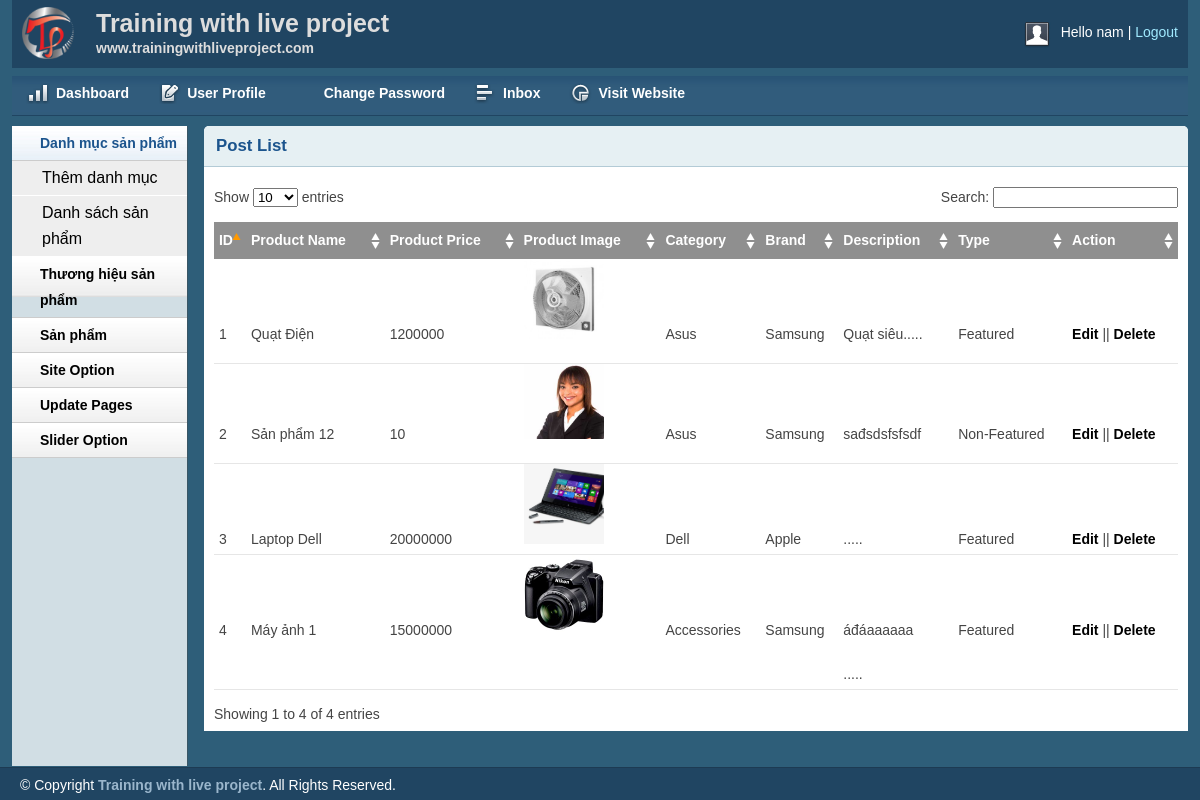
Before: /admin/productlist.php (signed in) with the older database file.
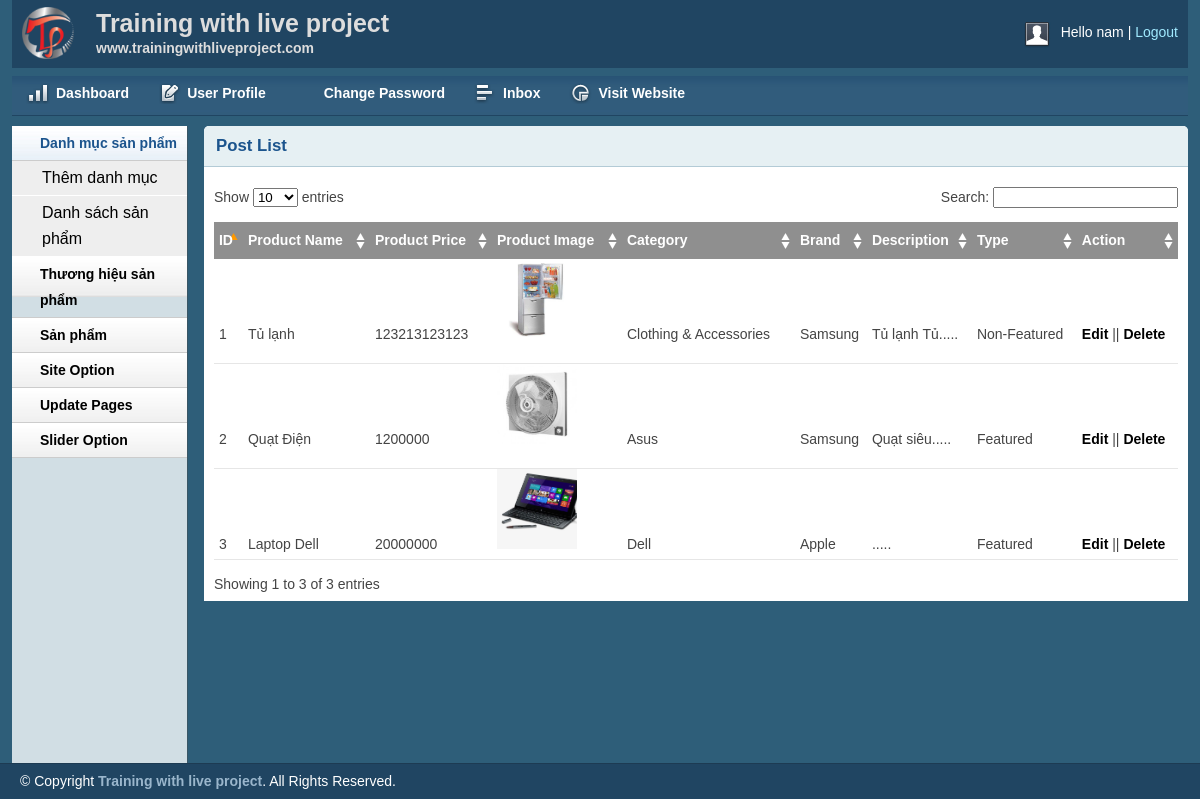
After: the same page with the newer database file.
### tables this page shows
CREATE TABLE `tbl_product` (
  `productId` int(11) NOT NULL,
  `productName` tinytext NOT NULL,
  `catId` int(11) NOT NULL,
  `brandId` int(11) NOT NULL,
  `product_desc` text NOT NULL,
  `type` int(11) NOT NULL,
  `price` varchar(255) NOT NULL,
  `image` varchar(255) NOT NULL
);

CREATE TABLE `tbl_category` (
  `catId` int(11) NOT NULL,
  `catName` varchar(255) NOT NULL
);

CREATE TABLE `tbl_brand` (
  `brandId` int(11) NOT NULL,
  `brandName` varchar(255) NOT NULL
);

### lib/session.php (called while the page is built, shortened)
<?php
class Session{
 public static function get($key){
    if (isset($_SESSION[$key])) {
     return $_SESSION[$key];
    } else {
     return false;
    }
 }
}
?>

### lib/database.php (called while the page is built, shortened)
<?php
Class Database{
   public $host   = DB_HOST;
   public $user   = DB_USER;
   public $pass   = DB_PASS;
   public $dbname = DB_NAME;
   public $link;
private function connectDB(){
   $this->link = new mysqli($this->host, $this->user, $this->pass,
    $this->dbname);
 }
public function select($query){
  $result = $this->link->query($query) or
   die($this->link->error.__LINE__);
  if($result->num_rows > 0){
    return $result;
  } else {
    return false;
  }
 }
}

### classes/product.php (called while the page is built, shortened)
<?php
   $filepath = realpath(dirname(__FILE__));
   include_once ($filepath.'/../lib/database.php');
   include_once ($filepath.'/../helpers/format.php');
?>
<?php
    class product
    {
        private $db;
        public function __construct()
        {
            $this->db = new Database();
        }
        public function show_product(){
            $query = "SELECT tbl_product.*, tbl_category.catName, tbl_brand.brandName
                        FROM tbl_product
                        INNER JOIN tbl_category ON tbl_product.catId = tbl_category.catId
                        INNER JOIN tbl_brand ON tbl_product.brandId = tbl_brand.brandId
                        ORDER BY tbl_product.productId DESC";
            $result = $this->db->select($query);
            return $result;
        }
    }
?>

### helpers/format.php (called while the page is built, shortened)
<?php
class Format{
 public function textShorten($text, $limit = 400){
    $text = $text. " ";
    $text = substr($text, 0, $limit);
    $text = substr($text, 0, strrpos($text, ' '));
    $text = $text.".....";
    return $text;
 }
}
?>

### admin/productlist.php (the view, shortened to what this page needs)
<?php include 'inc/header.php';?>
<?php include 'inc/sidebar.php';?>
<?php include '../classes/Product.php';?>
<?php include_once '../helpers/Format.php';?>
<?php
	$pd = new Product();
	$fm = new Format();
?>
<div class="grid_10">
    <div class="box round first grid">
        <h2>Post List</h2>
        <div class="block">
            <table class="data display datatable" id="example">
			<thead>
				<tr>
					<th>ID</th>
					<th>Product Name</th>
					<th>Product Price</th>
					<th>Product Image</th>
					<th>Category</th>
					<th>Brand</th>
					<th>Description</th>
					<th>Type</th>
					<th>Action</th>
				</tr>
			</thead>
			<tbody>
				<?php
					$get_product = $pd->show_product();
					if($get_product){
						$i = 0;
						while($result = $get_product->fetch_assoc()){
							$i++;
				?>
				<tr class="odd gradeX">
					<td><?php echo $i; ?></td>
					<td><?php echo $result['productName'] ?></td>
					<td><?php echo $result['price'] ?></td>
					<td><img src="uploads/<?php echo $result['image'];?>"  width="80"></td>
					<td><?php echo $result['catName'] ?></td>
					<td><?php echo $result['brandName'] ?></td>
					<td><?php echo $fm->textShorten($result['product_desc'], 40); ?></td>
					<td><?php
						if($result['type'] == 1){
							echo "Featured";
						}else{
							echo "Non-Featured";
						}
					?></td>
					<td><a href="productedit.php?productid=<?php echo $result['productId'] ?>">Edit</a> ||
						<a href="?productid=<?php echo $result['productId']?>">Delete</a>
					</td>
				</tr>
				<?php } } ?>
			</tbody>
		</table>
       </div>
    </div>
</div>
<?php include 'inc/footer.php';?>

### admin/inc/header.php (shortened to what this page needs)
<?php
    include '../lib/session.php';
?>
<!DOCTYPE html>
<html>
<head>
    <link rel="stylesheet" type="text/css" href="css/reset.css" media="screen" />
    <link rel="stylesheet" type="text/css" href="css/text.css" media="screen" />
    <link rel="stylesheet" type="text/css" href="css/grid.css" media="screen" />
    <link rel="stylesheet" type="text/css" href="css/layout.css" media="screen" />
    <link rel="stylesheet" type="text/css" href="css/nav.css" media="screen" />
    <link href="css/table/demo_page.css" rel="stylesheet" type="text/css" />
</head>
<body>
    <div class="container_12">
        <div class="grid_12 header-repeat">
            <div id="branding">
                <div class="floatleft logo">
                    <img src="img/livelogo.png" alt="Logo" />
				</div>
				<div class="floatleft middle">
					<h1>Training with live project</h1>
					<p>www.trainingwithliveproject.com</p>
				</div>
                <div class="floatright">
                    <div class="floatleft">
                        <img src="img/img-profile.jpg" alt="Profile Pic" /></div>
                    <div class="floatleft marginleft10">
                        <ul class="inline-ul floatleft">
                            <li>Hello <?php echo Session::get('adminName') ?></li>
                            <li><a href="?action=logout">Logout</a></li>
                        </ul>
                    </div>
                </div>
            </div>
        </div>
        <div class="grid_12">
            <ul class="nav main">
                <li class="ic-dashboard"><a href="index.php"><span>Dashboard</span></a> </li>
                <li class="ic-form-style"><a href=""><span>User Profile</span></a></li>
				<li class="ic-typography"><a href="changepassword.php"><span>Change Password</span></a></li>
				<li class="ic-grid-tables"><a href="inbox.php"><span>Inbox</span></a></li>
                <li class="ic-charts"><a href=""><span>Visit Website</span></a></li>
            </ul>
        </div>

### admin/inc/sidebar.php (shortened to what this page needs)
<div class="grid_2">
    <div class="box sidemenu">
        <div class="block" id="section-menu">
            <ul class="section menu">
                <li><a class="menuitem">Danh mục sản phẩm</a>
                    <ul class="submenu">
                        <li><a href="catadd.php">Thêm danh mục</a> </li>
                        <li><a href="catlist.php">Danh sách sản phẩm</a> </li>
                    </ul>
                </li>
                <li><a class="menuitem">Thương hiệu sản phẩm</a>
                </li>
                <li><a class="menuitem">Sản phẩm</a>
                </li>
               <li><a class="menuitem">Site Option</a>
                </li>
                 <li><a class="menuitem">Update Pages</a>
                </li>
				<li><a class="menuitem">Slider Option</a>
                </li>
            </ul>
        </div>
    </div>
</div>

### admin/inc/footer.php (shortened to what this page needs)
    </div>
    <div id="site_info">
        <p>
         &copy; Copyright <a href="http://trainingwithliveproject.com">Training with live project</a>. All Rights Reserved.
        </p>
    </div>
</body>
</html>

### admin/css/layout.css (style rules this page uses)
body { background: #fff none repeat scroll 0 0; color: #444; font-size: 14px; padding: 0; }
.floatleft { float:left; }
.logo img { margin-top: -15px; width: 52px; }
.middle { margin-left: 22px; margin-top: -14px; }
.middle h1 { color:#ddd;margin:0 }
.middle p { color: #ddd; margin: 0; font-weight: bold; }
.floatright { float:right; }
.inline-ul li { display:inline; color:#fff; }
.marginleft10 { margin-left:10px; }
a { color: #000; font-weight:bold; text-decoration: none; }
.container_12, .container_16 { background:#2E5E79; }
h1, h2, h3, h4, h5, h6 { line-height:1.2em; margin-bottom:.3em; }
h2 { margin-top:1em; }
#branding { font-weight: normal; margin-bottom: 0; padding: 22px 10px 3px; text-align: left; }
.header-repeat { background:url(../img/header-repeat.jpg) repeat-x; }
#branding a { color:#A1EAFF; font-weight:normal; }
#branding a:before { content:" | "; color:#fff; }
#branding ul, #branding ul li { margin:0px; padding:0px; }
#branding li { padding:0px 0px 0px 0px !important; }
.box { background:#fff; margin-bottom:20px; padding:10px 10px 10px 10px; margin-left:-8px; }
.box.grid { padding-bottom:40px; }
.box.round { -moz-border-radius: 5px 5px 0px 0px; -webkit-border-radius: 5px 5px 0px 0px; border-radius: 5px 5px 0px 0px; }
.box h2 { font-size:1.2em; font-weight:bold; color:#1B548D; background:#E6F0F3; margin:-10px -10px 0 -10px; padding:10px 12px; border-bottom:1px solid #B3CBD6; -moz-border-radius: 5px 5px 0px 0px; -webkit-border-radius: 5px 5px 0px 0px; border-radius: 5px 5px 0px 0px; }
.box.first { min-height: 406px; }
.block { padding-top:20px; }
.box.sidemenu { background-color:#D1DEE4; border-right:1px solid #3A5665; padding:0px; margin:0px; cursor:pointer; }
.box.sidemenu .block { padding-top:0px; margin-top:0px; }
p { margin-bottom:1em; }
ul, ol { padding-top:0; }
ul.menu { list-style:none; border-top:1px solid #bbb; }
ul.menu li { margin:0; }
ul.menu li a { display:block; padding:4px 10px; border-bottom:1px solid #ccc; }
ul.menu ul { list-style:none; margin:0; }
ul.menu ul li a { padding-left:30px; }
ul.section { border-top:0; margin-bottom:0; }
ul.section li a { background:url(../img/sidemenu-repeat.jpg) repeat-x; line-height:26px; padding-left:28px; }
ul.section li li a { background:#ddd; border-bottom:1px solid #eee; }
ul.section ul li { text-transform:none; }
ul.section ul.current li a { background: #eee none repeat scroll 0 0; border-bottom: 1px solid #fff; font-size: 16px; font-weight: normal; }
ul.section li a.current { color:#1B548D; background:url(../img/sidemenu-repeat-hover.jpg) repeat-x; }
#site_info { color:#fff; background:#204562; border-top:1px solid #1d3b53; padding-left:20px; }
#site_info p { line-height:35px; margin-bottom:0px; }
#site_info a { color:#9ab6cc; }
.block { padding-bottom:1px; }
table.display { margin: 0 auto; clear: both; width: 100%; }
.sorting_asc { background: #8f8f8f url(../img/table/sort_asc.png) no-repeat center right; padding:8px 5px; text-align:left; color:#fff; }
.sorting { background:#8f8f8f url(../img/table/sort_both.png) no-repeat center right; padding:8px 5px; text-align:left; color:#fff; }
tr.odd { height: 30px; line-height: 30px; border-bottom:1px solid #e6e6e6; }
tr.even { height: 30px; line-height: 30px; border-bottom:1px solid #e6e6e6; }
tr.odd td, tr.even td { padding-left:5px; }

Changed rows visible on the page:
removed tbl_product: productName "Sản phẩm 12", price "10", image (picture), catId.catName "Asus", brandId.brandName "Samsung", product_desc "sađsdsfsfsdf", type "Non-Featured"
removed tbl_product: productName "Máy ảnh 1", price "15000000", image (picture), catId.catName "Accessories", brandId.brandName "Samsung", product_desc "áđáaaaaaa .....", type "Featured"
added tbl_product: productName "Tủ lạnh", price "123213123123", image (picture), catId.catName "Clothing & Accessories", brandId.brandName "Samsung", product_desc "Tủ lạnh Tủ.....", type "Non-Featured"
Other visible differences:
text written by a page script: "Show entries Search: Showing 1 to 4 of 4 entries" → "Show entries Search: Showing 1 to 3 of 3 entries"
